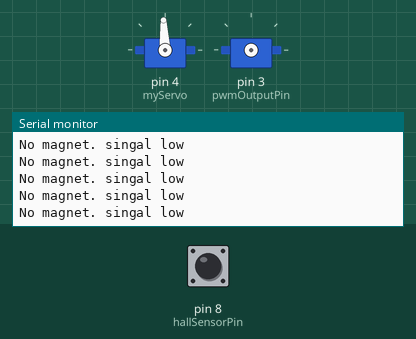
Recording of a sketch running on a simulated Arduino Uno, built with avr-gcc and run on an emulated ATmega328P. Shown: 2 × servo, the last lines printed to the serial monitor. Wiring (inferred from the names in the program): servo: signal pin 3. The test bench sets the inputs (shaded band); at power-on: pin 8 (hallSensorPin) HIGH. Servo pulses on a pin are drawn as a servo (544–2400 µs = 0–180°).

Above: at 1.2 s.
1.3 s: pin 8 (hallSensorPin) driven LOW
At 2.2 s:
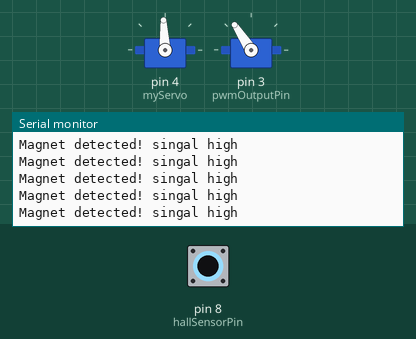
3.2 s: pin 8 (hallSensorPin) driven HIGH
At 4.2 s:
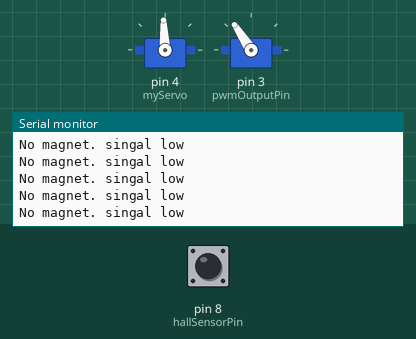
6.2 s: pin 8 (hallSensorPin) pulsed LOW 2 times (0.12 s each, 0.3 s apart)
9.8 s: pin 8 (hallSensorPin) pulsed LOW 5 times (0.12 s each, 0.3 s apart)
At 10.8 s:
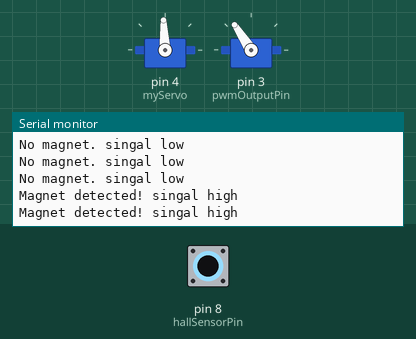

Measured:
- after the input at 1.3 s, the serial monitor: prints a new line after 0.06 s (image 1)
- after the input at 9.8 s, the serial monitor: prints a new line after 0.06 s (image 3)

The sketch:

hall_effect_HiLetgo.ino
```cpp
// Define the pin for the Hall sensor
//https://www.amazon.com/dp/B01NBE2XIR?ref=ppx_yo2ov_dt_b_fed_asin_title
#include <Servo.h>

const int hallSensorPin = 8;   // Hall sensor input
const int pwmOutputPin = 3;    // Custom PWM output pin
Servo myServo;  // Create servo object

void setup() {
  pinMode(hallSensorPin, INPUT);
  pinMode(pwmOutputPin, OUTPUT);
  Serial.begin(9600);
  myServo.attach(4);  // Connect servo signal to pin 9

}

void loop() {
  int sensorState = digitalRead(hallSensorPin);

  if (sensorState == LOW) {  // Magnet detected
    Serial.println("Magnet detected! singal high");

    // Send custom PWM: 50 Hz -> 20ms period, with 1.5ms pulse width
    digitalWrite(pwmOutputPin, HIGH);
    delayMicroseconds(1800);           // 1.5 ms pulse width
    digitalWrite(pwmOutputPin, LOW);
    delay(18);                          // Rest of the 20 ms period
    delayMicroseconds(500);            // Fine-tune to hit ~20 ms total
  } else {
    Serial.println("No magnet. singal low");

    // Optional: Keep pin LOW or turn off signal
    digitalWrite(pwmOutputPin, LOW);
    myServo.writeMicroseconds(1500);  // Connect servo signal to pin 9

    delay(20); // Match the cycle time
  }
}
```
